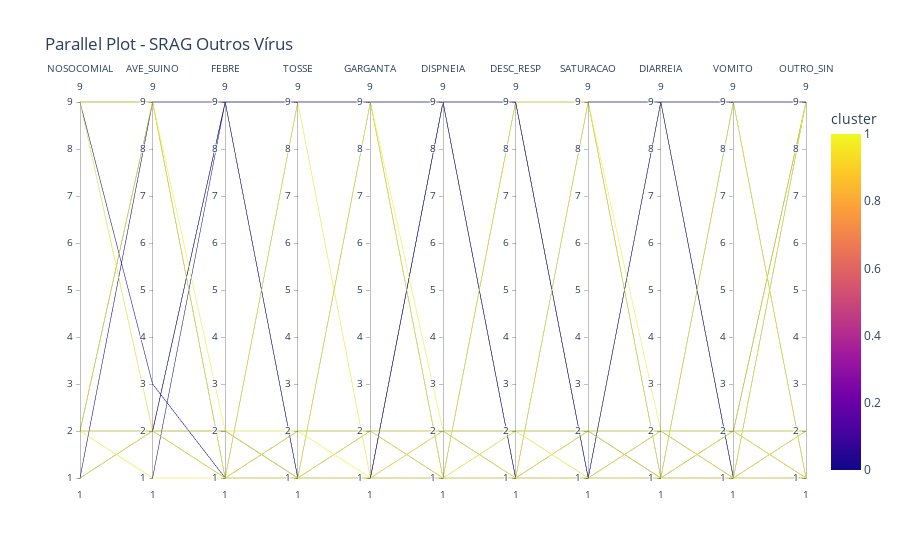

The cell this chart's notebook holds for it:
### Code cell
fig = px.parallel_coordinates(data_frame=df_covid, 
                              color='cluster',
                              dimensions=['NOSOCOMIAL', 'AVE_SUINO', 'FEBRE',
                                          'TOSSE','GARGANTA','DISPNEIA','DESC_RESP','SATURACAO',
                                          'DIARREIA','VOMITO','OUTRO_SIN'],
                              title='Parallel Plot - SRAG Outros Vírus')
fig.show()

### Figure 1 — Plotly figure (JSON) as saved in the notebook; plotly's stock layout.template omitted (floating-point values rounded to 4 significant figures; data arrays with more than 128 entries replaced by an {"elided": "..."} marker saying what was removed)
{"data": [{"dimensions": [{"label": "NOSOCOMIAL", "values": {"elided": "677 int values"}}, {"label": "AVE_SUINO", "values": {"elided": "677 int values"}}, {"label": "FEBRE", "values": {"elided": "677 int values"}}, {"label": "TOSSE", "values": {"elided": "677 int values"}}, {"label": "GARGANTA", "values": {"elided": "677 int values"}}, {"label": "DISPNEIA", "values": {"elided": "677 int values"}}, {"label": "DESC_RESP", "values": {"elided": "677 int values"}}, {"label": "SATURACAO", "values": {"elided": "677 int values"}}, {"label": "DIARREIA", "values": {"elided": "677 int values"}}, {"label": "VOMITO", "values": {"elided": "677 int values"}}, {"label": "OUTRO_SIN", "values": {"elided": "677 int values"}}], "domain": {"x": [0, 1], "y": [0, 1]}, "line": {"color": {"elided": "677 int values"}, "coloraxis": "coloraxis"}, "name": "", "type": "parcoords"}], "layout": {"coloraxis": {"colorbar": {"title": {"text": "cluster"}}, "colorscale": [[0, "#0d0887"], [0.1111, "#46039f"], [0.2222, "#7201a8"], [0.3333, "#9c179e"], [0.4444, "#bd3786"], [0.5556, "#d8576b"], [0.6667, "#ed7953"], [0.7778, "#fb9f3a"], [0.8889, "#fdca26"], [1, "#f0f921"]]}, "legend": {"tracegroupgap": 0}, "title": {"text": "Parallel Plot - SRAG Outros Vírus"}}}
